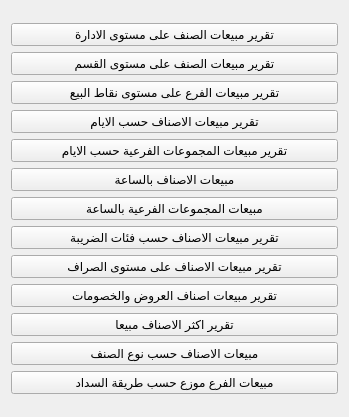
             <widget class="QWidget" name="page_10">
              <property name="geometry">
               <rect>
                <x>-82</x>
                <y>0</y>
                <width>349</width>
                <height>417</height>
               </rect>
              </property>
              <attribute name="label">
               <string>تقارير المبيعات</string>
              </attribute>
              <layout class="QGridLayout" name="gridLayout_21">
               <item row="0" column="0">
                <layout class="QVBoxLayout" name="verticalLayout_2">
                 <item>
                  <widget class="QPushButton" name="QAct_Report_Sale_1">
                   <property name="text">
                    <string>تقرير مبيعات الصنف على مستوى الادارة</string>
                   </property>
                  </widget>
                 </item>
                 <item>
                  <widget class="QPushButton" name="QAct_Report_Sale_2">
                   <property name="text">
                    <string>تقرير مبيعات الصنف على مستوى القسم</string>
                   </property>
                  </widget>
                 </item>
                 <item>
                  <widget class="QPushButton" name="QAct_Report_Sale_3">
                   <property name="text">
                    <string>تقرير مبيعات الفرع على مستوى نقاط البيع</string>
                   </property>
                  </widget>
                 </item>
                 <item>
                  <widget class="QPushButton" name="QAct_Report_Sale_4">
                   <property name="text">
                    <string>تقرير مبيعات الاصناف حسب الايام</string>
                   </property>
                  </widget>
                 </item>
                 <item>
                  <widget class="QPushButton" name="QAct_Report_Sale_5">
                   <property name="text">
                    <string>تقرير مبيعات المجموعات الفرعية حسب الايام</string>
                   </property>
                  </widget>
                 </item>
                 <item>
                  <widget class="QPushButton" name="QAct_Report_Sale_6">
                   <property name="text">
                    <string>مبيعات الاصناف بالساعة</string>
                   </property>
                  </widget>
                 </item>
                 <item>
                  <widget class="QPushButton" name="QAct_Report_Sale_7">
                   <property name="text">
                    <string>مبيعات المجموعات الفرعية بالساعة</string>
                   </property>
                  </widget>
                 </item>
                 <item>
                  <widget class="QPushButton" name="QAct_Report_Sale_8">
                   <property name="text">
                    <string>تقرير مبيعات الاصناف حسب فئات الضريبة</string>
                   </property>
                  </widget>
                 </item>
                 <item>
                  <widget class="QPushButton" name="QAct_Report_Sale_9">
                   <property name="text">
                    <string>تقرير مبيعات الاصناف على مستوى الصراف</string>
                   </property>
                  </widget>
                 </item>
                 <item>
                  <widget class="QPushButton" name="QAct_Report_Sale_10">
                   <property name="text">
                    <string>تقرير مبيعات اصناف العروض والخصومات</string>
                   </property>
                  </widget>
                 </item>
                 <item>
                  <widget class="QPushButton" name="QAct_Report_Sale_11">
                   <property name="text">
                    <string>تقرير اكثر الاصناف مبيعا</string>
                   </property>
                  </widget>
                 </item>
                 <item>
                  <widget class="QPushButton" name="QAct_Report_Sale_12">
                   <property name="text">
                    <string>مبيعات الاصناف حسب نوع الصنف</string>
                   </property>
                  </widget>
                 </item>
                 <item>
                  <widget class="QPushButton" name="QAct_Report_Sale_13">
                   <property name="text">
                    <string>مبيعات الفرع موزع حسب طريقة السداد</string>
                   </property>
                  </widget>
                 </item>
                </layout>
               </item>
              </layout>
             </widget>
